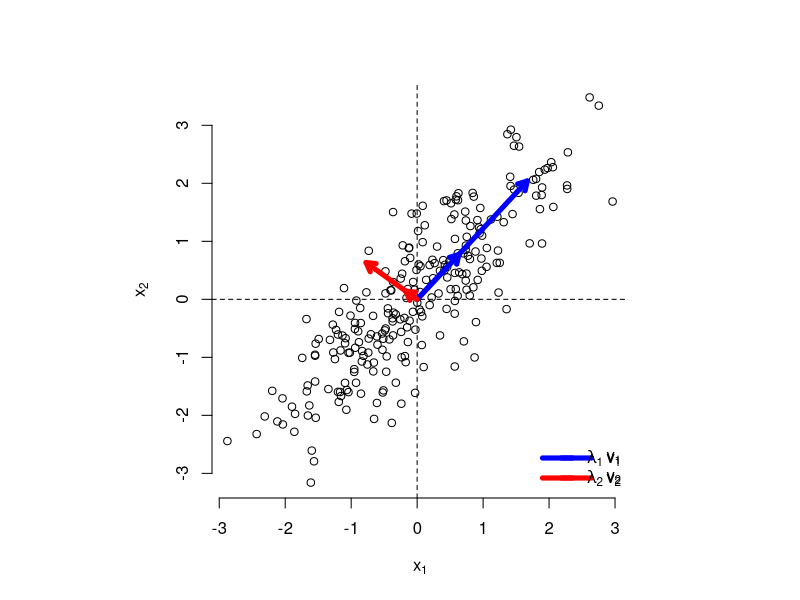

The R script that drew this image:

set.seed(2)
Sigma <- matrix(c(1,0.7*sqrt(2),0.7*sqrt(2),1.5),nrow=2, ncol=2)
xy <- MASS::mvrnorm(250, mu=c(0,0),Sigma)

par(pty="s")
plot(xy[,1], xy[,2],axes=F,xlab=expression(x[1]),ylab=expression(x[2]))
axis(1)
axis(2)

m <- matrix(c(cov(xy[,1], xy[,1]), cov(xy[,1], xy[,2]), cov(xy[,2], xy[,1]),cov(xy[,2], xy[,2])),
            nrow=2,
            ncol=2,
            byrow=TRUE,
            dimnames=list(c("x","y"),c("x","y")))

PC <- eigen(m)

abline(h=0,lty=2)
abline(v=0,lty=2)

arrows(0, 0,PC$vectors[1,1], PC$vectors[2,1], lwd=5, length=0.1, col="blue")
arrows(0, 0,PC$vectors[1,2], PC$vectors[2,2], lwd=5, length=0.1, col="red")

legend("bottomright",c(expression(v[1]),expression(v[2])),lwd=5, col=c("blue","red"),bty="n")


arrows(0, 0,PC$vectors[1,1]*PC$values[1], PC$vectors[2,1]*PC$values[1], lwd=5, length=0.1, col="blue")
arrows(0, 0,PC$vectors[1,2]*PC$values[2], PC$vectors[2,2]*PC$values[2], lwd=5, length=0.1, col="red")


legend("bottomright",c(expression(lambda[1]~v[1]),expression(lambda[2]~v[2])),lwd=5, col=c("blue","red"),bty="n")
